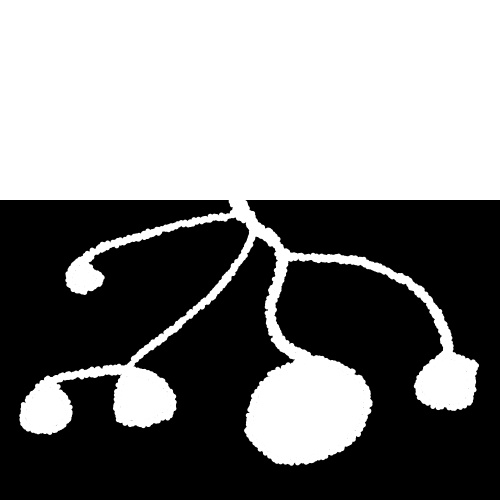
#> input picture Doc/Graphics/testing.png, 1000 x 1000 px (shown at 1/2 size)
$ jupyter execute --allow-errors 'Figure Scratch Code .ipynb'   (Python 2 division)   (older library calls are emulated)
#> lines starting #> are read from the running program, lines starting #| are printed output that depends on the picture; after the words box and inside, x2 and y2 are one past the last pixel; in counts of white or black regions, pixels touching at a corner belong together
[cell 1]
import numpy as np
from scipy import ndimage
from skimage.morphology import medial_axis
import matplotlib.pyplot as plt

[cell 2]
from skimage import io
from skimage import measure

[cell 3]
im = io.imread('testing.png', as_grey=True)
#> im is the input picture: shape (1000, 1000) float64; min 0, max 1, mean 0.508
im = im[400:1000] > 0.5
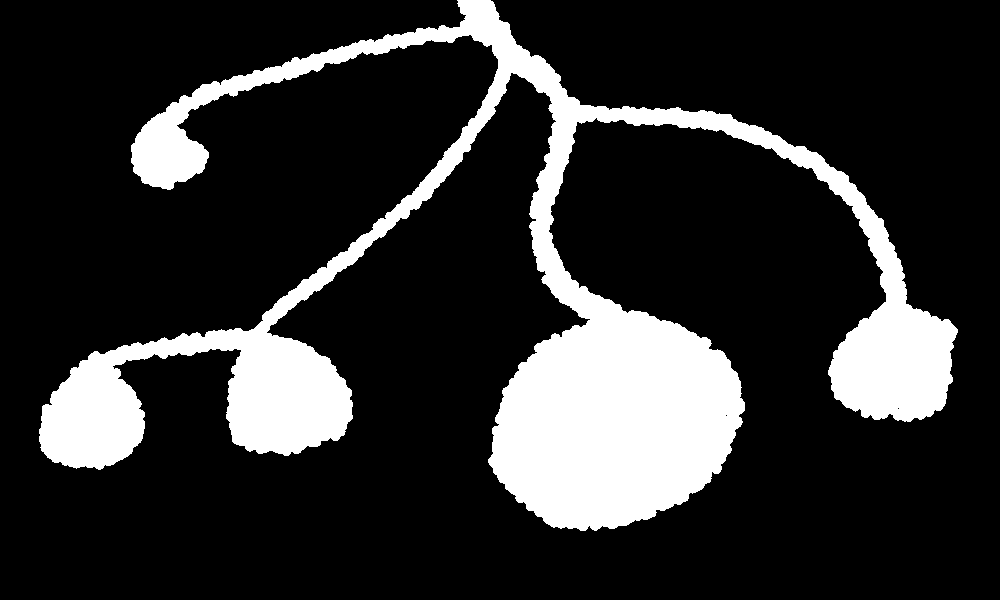
#> im: shape (600, 1000) bool; 18% white; 1 white region, box (x1, y1, x2, y2) and area: (39, 0, 958, 531) 107909

[cell 4]
plt.imshow(im, cmap=plt.cm.gray)

[cell 5]
# [29 lines left out: function get_features, not called in this run]

#> (a cell that did not finish here is left out)

[cell 7]
plt.figure(figsize=(16, 20))
#> (the rest of this cell did not finish here and is left out)

[cell 8]
# data = microstructure(l=64)
data = im[400:1000]
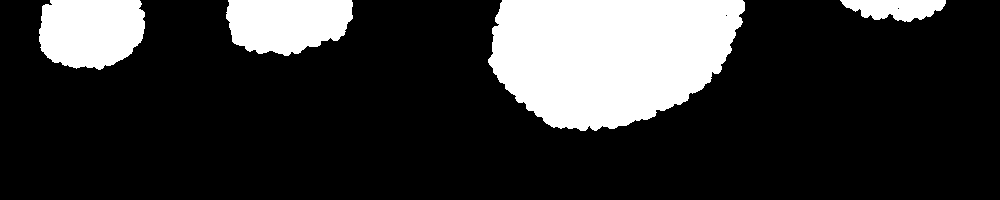
#> data: shape (200, 1000) bool; 20% white; 4 white regions, box (x1, y1, x2, y2) and area: (488, 0, 745, 131) 26277, (39, 0, 145, 70) 6271, (226, 0, 353, 56) 5746, (840, 0, 946, 22) 1631

# Compute the medial axis (skeleton) and the distance transform
skel, distance = medial_axis(data, return_distance=True)
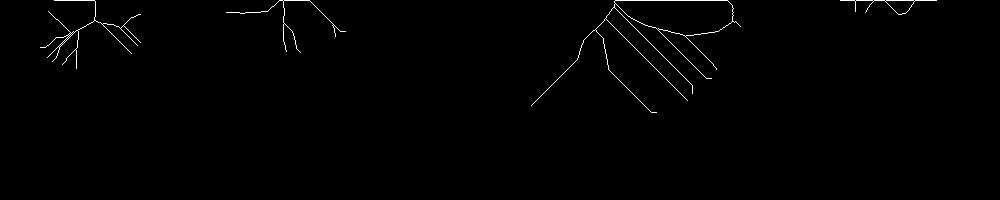
#> skel: shape (200, 1000) bool; 0.71% white in thin lines or dots, all inside (x1, y1, x2, y2) = (40, 0, 937, 113)
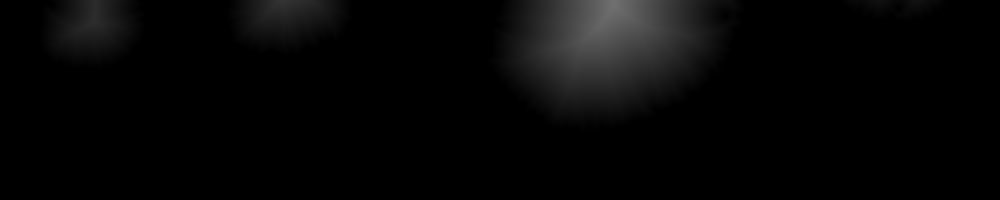
#> distance: shape (200, 1000) float64; min 0, max 113, mean 6.3

# Distance to the background for pixels of the skeleton
dist_on_skel = distance * skel
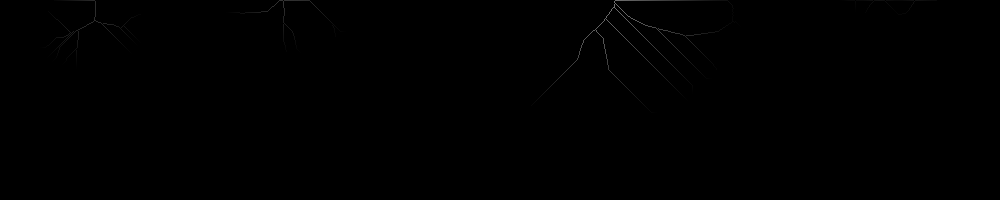
#> dist_on_skel: shape (200, 1000) float64; min 0, max 112.9, mean 0.3

#> (a cell that did not finish here is left out)

[cell 10]
plt.figure(figsize=(20, 30))
plt.imshow(distance, cmap=plt.cm.spectral, interpolation='nearest')
plt.contour(data, [0.5], colors='w')
plt.axis('off')
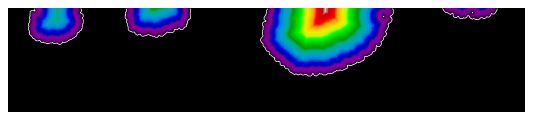
#> figure drawn by matplotlib, 1 panel

[cell 11]
plt.figure(figsize=(20, 30))
plt.imshow(dist_on_skel, cmap=plt.cm.spectral, interpolation='nearest')
plt.axis('image')

[cell 12]
r = data

# Find contours at a constant value of 0.8
contours = measure.find_contours(r, 0)
#> contours = 4 point arrays, longest 426 points
plt.figure(figsize=(20, 30))

# Display the image and plot all contours found
# plt.imshow(r, cmap=plt.cm.spectral, interpolation='nearest')

for n, contour in enumerate(contours):
    plt.plot(contour[:, 1], contour[:, 0], linewidth=2)
    break
#> this loop made 1 pass

plt.axis('image')
plt.xticks([])
plt.yticks([])
plt.show()
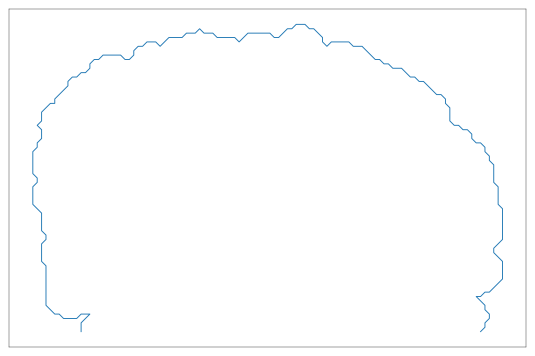
#> figure drawn by matplotlib, 1 panel

[cell 13]
for contour in contours:
    print contour.shape
#> this loop made 4 passes
#| (214, 2)
#| (200, 2)
#| (426, 2)
#| (125, 2)

[cell 14]
import pylab

[cell 15]
fig = plt.figure(figsize=(8,6))
ax = fig.add_subplot(111)

lol = distance[distance>0]

# uvals = np.unique(lol)
# hist, bins = np.histogram(distance,bins=uvals)
ax.set_yscale('symlog')
#> (the rest of this cell did not finish here and is left out)

#> (a cell that did not finish here is left out)

[cell 17]
import PIL
from PIL import Image
from matplotlib import pyplot as plt
import colorsys


#> (the rest of this cell did not finish here and is left out)

[cell 18]
render = False
#> render = False

[cell 19]
render = render

[cell 20]
render
#> Out = False
